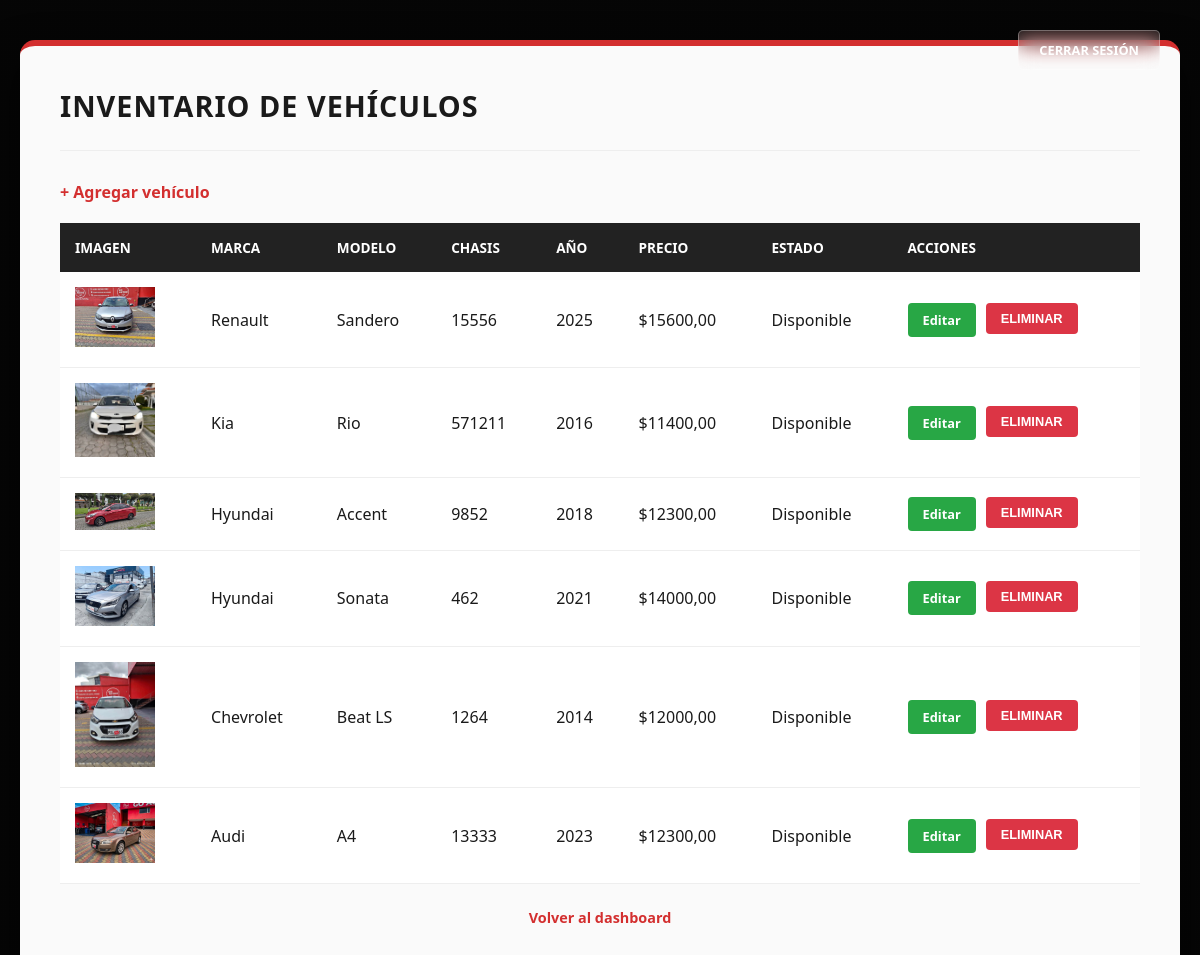
The app's page /inventario/ (signed in) with its own data.
### inventario/models.py (models this page shows, shortened)
class Vehiculo(models.Model):
    ESTADO_CHOICES = [
        ('disponible', 'Disponible'),
        ('vendido', 'Vendido'),
        ('reservado', 'Reservado'),
    ]
    marca = models.CharField(max_length=50)
    modelo = models.CharField(max_length=50)
    chasis = models.CharField(max_length=50, unique=True)
    anio = models.PositiveIntegerField()
    precio = models.DecimalField(max_digits=10, decimal_places=2)
    estado = models.CharField(max_length=20, choices=ESTADO_CHOICES, default='disponible')
    fecha_registro = models.DateTimeField(auto_now_add=True)
    fecha_actualizacion = models.DateTimeField(auto_now=True)
    imagen = models.ImageField(upload_to='vehiculos/', blank=True, null=True)
    class Meta:
        verbose_name = 'Vehículo'
        verbose_name_plural = 'Vehículos'

### inventario/views.py (the view)
# urls.py: path('', views.lista_vehiculos, name='lista_vehiculos'),
@login_required
def lista_vehiculos(request):
    vehiculos = Vehiculo.objects.all().order_by('-fecha_registro')
    if request.user.rol == 'cliente':
        return render(request, 'inventario/galeria.html', {'vehiculos': vehiculos})
    else:
        vehiculos = Vehiculo.objects.all().order_by('-fecha_registro')
        return render(request, 'inventario/lista.html', {'vehiculos': vehiculos})

### templates/inventario/lista.html (shortened to what this page needs)
{% load static %}
<!DOCTYPE html>
<html lang="es">
<head>
    <link rel="stylesheet" href="{% static 'css/style.css' %}">
</head>
<body>
      <a href="{% url 'cerrar_sesion' %}" class="btn-cerrar">Cerrar Sesión</a>
    <div class="dashboard-wrapper">
        <header class="header-flex">
            <div class="user-welcome">
                <h1>INVENTARIO DE VEHÍCULOS</h1>
            </div>
        </header>
        <a href="{% url 'crear_vehiculo' %}">+ Agregar vehículo</a>
        <table class="tabla-usuarios">
            <thead>
                <tr>
                    <th>Imagen</th>
                    <th>Marca</th>
                    <th>Modelo</th>
                    <th>Chasis</th>
                    <th>Año</th>
                    <th>Precio</th>
                    <th>Estado</th>
                    <th>Acciones</th>
                </tr>
            </thead>
            <tbody>
                {% for vehiculo in vehiculos %}
                <tr>
                    <td>
                        {% if vehiculo.imagen %}
                            <img src="{{ vehiculo.imagen.url }}" width="80">
                        {% else %}
                            Sin imagen
                        {% endif %}
                    </td>
                    <td>{{ vehiculo.marca }}</td>
                    <td>{{ vehiculo.modelo }}</td>
                    <td>{{ vehiculo.chasis }}</td>
                    <td>{{ vehiculo.anio }}</td>
                    <td>${{ vehiculo.precio }}</td>
                    <td>{{ vehiculo.get_estado_display }}</td>
                    <td>
                        <div class="flex-acciones">
                            <a href="{% url 'actualizar_vehiculo' vehiculo.pk %}" class="btn-accion btn-activar">Editar</a>
                            <form action="{% url 'eliminar_vehiculo' vehiculo.pk %}" method="POST">
                                <button type="submit" class="btn-accion btn-eliminar">Eliminar</button>
                            </form>
                        </div>
                    </td>
                </tr>
                {% empty %}
                <tr>
                    <td colspan="8" style="text-align:center; padding:30px; color:#666;">
                        No hay vehículos registrados aún.
                    </td>
                </tr>
                {% endfor %}
            </tbody>
        </table>
        <p><a href="{% url 'dashboard' %}">Volver al dashboard</a></p>
    </div>
</body>
</html>

### static/css/style.css (style rules this page uses)
:root { --primary-red: #d32f2f; --dark-bg: #1a1a1a; --card-bg: #ffffff; --text-main: #333333; --text-light: #666666; --border-color: #e0e0e0; }
body { font-family: 'Segoe UI', Tahoma, Geneva, Verdana, sans-serif; background-color: var(--dark-bg); background-image: linear-gradient(rgba(0, 0, 0, 0.8), rgba(0, 0, 0, 0.8)), url('https://images.unsplash.com/photo-1492144534655-ae79c964c9d7?auto=format&fit=crop&q=80&w=1920'); background-size: cover; background-attachment: fixed; display: flex; justify-content: center; align-items: center; min-height: 100vh; margin: 0; color: var(--text-main); position: relative; }
.btn-cerrar { position: absolute; top: 30px; right: 40px; background-color: rgba(255, 255, 255, 0.1); color: white; padding: 10px 20px; text-decoration: none; border-radius: 5px; font-weight: bold; font-size: 0.8rem; text-transform: uppercase; border: 1px solid rgba(255, 255, 255, 0.3); transition: all 0.3s ease; backdrop-filter: blur(10px); z-index: 1000; }
.dashboard-wrapper { max-width: 1100px; width: 90%; margin: 40px auto; background: rgba(255, 255, 255, 0.98); padding: 40px; border-radius: 15px; box-shadow: 0 20px 40px rgba(0,0,0,0.7); color: #1a1a1a; border-top: 6px solid var(--primary-red); }
.header-flex { border-bottom: 1px solid #eee; padding-bottom: 25px; margin-bottom: 30px; }
.user-welcome h1 { text-align: left; margin: 0; font-size: 1.8rem; letter-spacing: 1px; color: #1a1a1a; font-weight: 800; }
.tabla-usuarios { width: 100%; border-collapse: collapse; margin-top: 20px; background: white; }
.tabla-usuarios th { background-color: #222; color: #fff; padding: 15px; text-align: left; font-size: 0.85rem; text-transform: uppercase; }
.tabla-usuarios td { padding: 15px; border-bottom: 1px solid #eee; }
button { width: 100%; padding: 14px; background-color: var(--primary-red); color: white; border: none; border-radius: 6px; font-weight: bold; text-transform: uppercase; cursor: pointer; transition: background 0.3s; }
.btn-accion { border: none; padding: 8px 15px; border-radius: 4px; cursor: pointer; font-weight: bold; color: white; font-size: 0.8rem; width: auto; }
.btn-activar { background-color: #28a745; }
.btn-eliminar { background-color: #dc3545; }
.flex-acciones { display: flex; gap: 10px; }
.flex-acciones form { margin: 0; padding: 0; }
p { text-align: center; margin-top: 1.5rem; font-size: 0.9em; color: var(--text-light); }
a { color: var(--primary-red); text-decoration: none; font-weight: bold; }

### records on screen
Vehiculo: imagen (picture), marca "Renault", modelo "Sandero", chasis "15556", anio "2025", precio "15600,00", estado "Disponible"
Vehiculo: imagen (picture), marca "Kia", modelo "Rio", chasis "571211", anio "2016", precio "11400,00", estado "Disponible"
Vehiculo: imagen (picture), marca "Hyundai", modelo "Accent", chasis "9852", anio "2018", precio "12300,00", estado "Disponible"
Vehiculo: imagen (picture), marca "Hyundai", modelo "Sonata", chasis "462", anio "2021", precio "14000,00", estado "Disponible"
Vehiculo: imagen (picture), marca "Chevrolet", modelo "Beat LS", chasis "1264", anio "2014", precio "12000,00", estado "Disponible"
Vehiculo: imagen (picture), marca "Audi", modelo "A4", chasis "13333", anio "2023", precio "12300,00", estado "Disponible"
